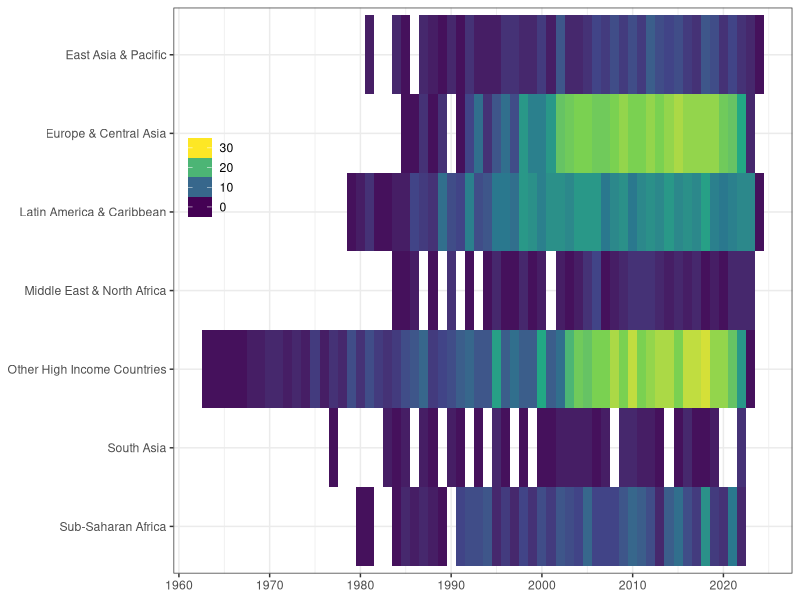
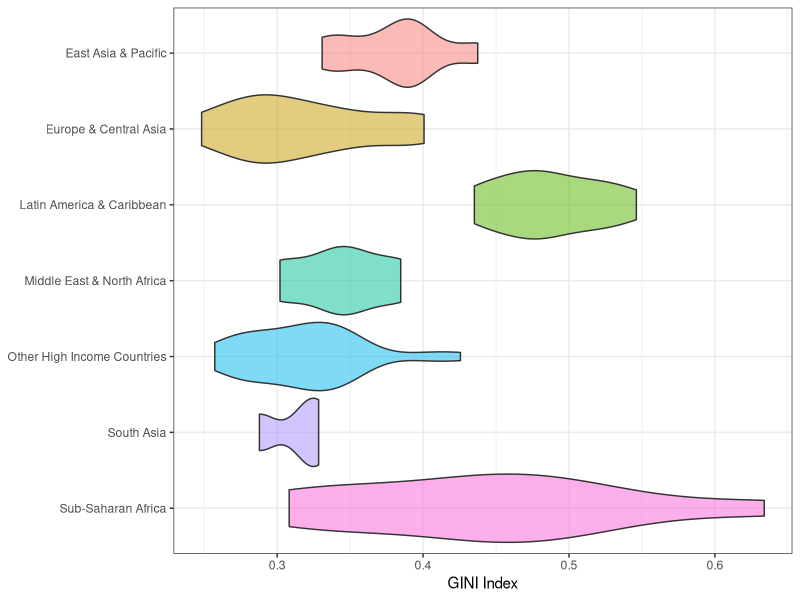
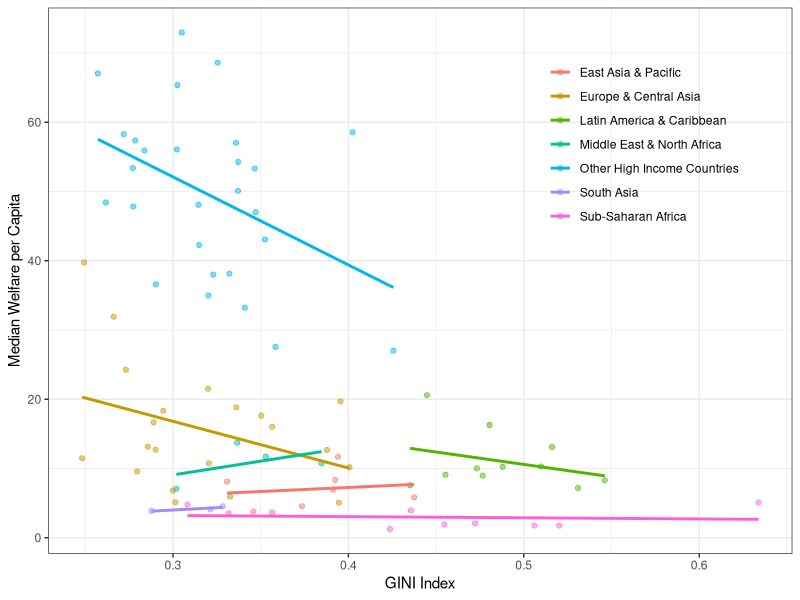
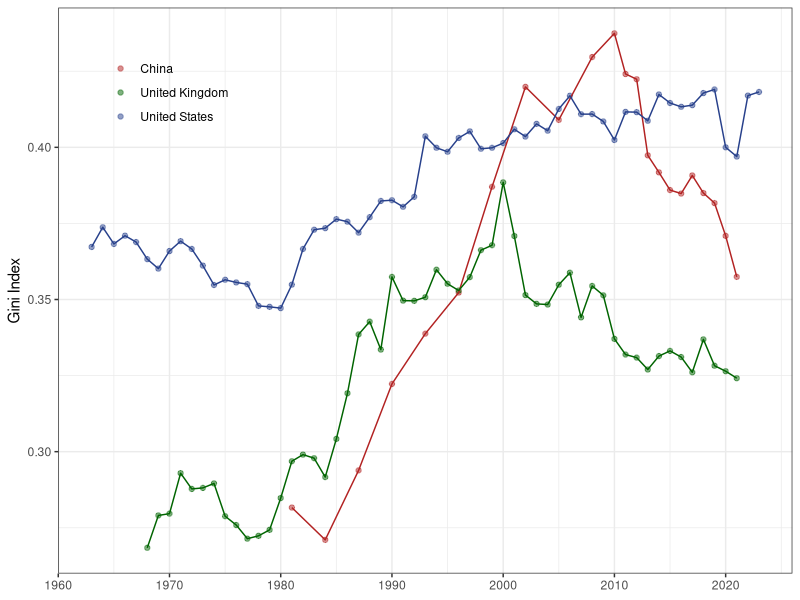

The R script that drew these images, in order:
## ---- chunk 1
library(tidyverse)
theme_set(theme_bw())

pip <- read_csv("data/01/pip.csv", show_col_types = FALSE)
## ---- chunk 2
#| label: fig-pip-region-year
#| fig-cap: Number of countries per region per year in the dataset
#| fig-width: 8
#| fig-height: 2
count(pip, region_name, country_name, reporting_year) |>
  count(region_name, reporting_year) |>
  ggplot(aes(y = fct_rev(region_name), x = reporting_year, fill = n)) +
  geom_tile() +
  scale_fill_viridis_c(limits = c(0, 30),
    guide = guide_colourbar(
      position = "inside", 
      nbin = 4, 
      display = "rectangles", 
      draw.ulim = TRUE
    )) +
  scale_x_continuous(breaks = seq(1960, 2030, 10)) +
  labs(x = NULL,
       y = NULL,
       fill = NULL) +
  theme(legend.position.inside = c(.06, .7),
        legend.key.height = unit(0.4, "cm"),
        legend.background = element_blank())
## ---- chunk 3
pip_gini_2010 <- pip |>
  filter(reporting_year == 2010, 
         reporting_level == "national") |>
  filter(n() == 1, .by = country_name) |>
  select(region_name:reporting_year, reporting_level, gini)

write_csv(pip_gini_2010, "data/01/pip-gini-2010.csv")
## ---- chunk 4
#| label: fig-gini-region-2010
#| fig-cap: The distribution of wealth inequality across the world regions in 2010
ggplot(pip_gini_2010, aes(x = fct_rev(region_name), 
                          y = gini, 
                          fill = region_name)) +
  geom_violin(alpha = 0.5, 
              bounds = c(0, 1), 
              scale = "width",
              show.legend = FALSE) +
  scale_y_continuous(breaks = seq(0, 1, .1)) +
  labs(x = NULL, y = "GINI Index") +
  coord_flip()
## ---- chunk 5
pip_welfare_2010 <- pip |>
  filter(reporting_year == 2010, 
         reporting_level == "national") |>
  filter(n() == 1, .by = country_name) |>
  select(region_name:reporting_year, reporting_level, mean, median)

write_csv(pip_welfare_2010, "data/01/pip-welfare-2010.csv")
## ---- chunk 6
#| label: fig-gini-median-2010
#| fig.cap: The relationship between the Gini index and median welfare per captia across world regions in 2010

inner_join(pip_gini_2010, pip_welfare_2010, 
           by = c("region_name", "region_code", "country_name", "country_code", "reporting_year", "reporting_level")) |>
  ggplot(aes(x = gini, y = median, colour = region_name)) +
  geom_point(alpha = 0.5) +
  geom_smooth(method = lm, formula = y ~ x, se = F) +
  scale_x_continuous(breaks = seq(0, 1, .1)) +
  labs(x = "GINI Index", y = "Median Welfare per Capita", colour = NULL) +
  scale_color_discrete(
    guide = guide_legend(position = "inside")
  ) +
  theme(
    legend.position.inside = c(.8, .75),
    legend.background = element_blank(),
    legend.key = element_blank()
  )
## ---- chunk 7
gini <- pip |>
  filter(reporting_level == "national") |>
  select(region_name:reporting_year, reporting_level, gini)

pip_gini_usa <- filter(gini, country_code == "USA")
write_csv(pip_gini_usa, "data/01/pip-gini-usa.csv")

pip_gini_china <- filter(gini, country_name == "China")
write_csv(pip_gini_china, "data/01/pip-gini-china.csv")

pip_gini_uk <- filter(gini, country_name == "United Kingdom")
write_csv(pip_gini_uk, "data/01/pip-gini-uk.csv")
## ---- chunk 8
#| label: fig-gini-countries
#| fig.cap: The change in Gini index across time for China, USA and UK
#| 
bind_rows(pip_gini_china, pip_gini_uk, pip_gini_usa) |>
  ggplot(aes(x = reporting_year, y = gini, color = country_name)) +
  geom_point(alpha = 0.5) +
  geom_line(show.legend = FALSE) +
  scale_x_continuous(breaks = seq(1960, 2030, 10)) +
  scale_color_manual(
    values = c("firebrick", "darkgreen", "royalblue4"), 
    guide = guide_legend(position = "inside")
  ) +
  labs(x = NULL, y = "Gini Index", color = NULL) +
  theme(
    legend.position.inside = c(.15, .85),
    legend.background = element_blank(),
    legend.key = element_blank()
  )
